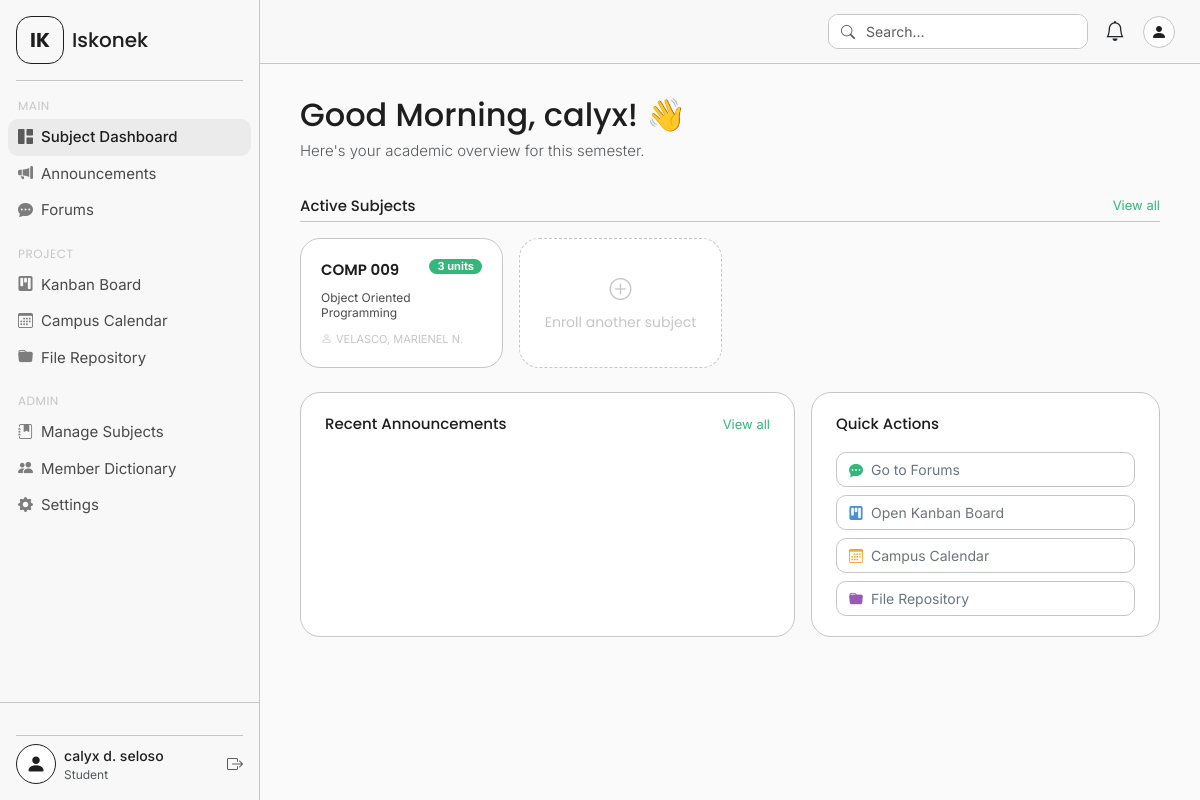
Screenshot of /dashboard.php (signed in) with the database file from the repository.
### tables this page shows
CREATE TABLE `subjects` (
  `id` int(11) NOT NULL,
  `code` varchar(20) NOT NULL,
  `name` varchar(160) NOT NULL,
  `instructor` varchar(120) DEFAULT NULL,
  `units` tinyint(4) DEFAULT 3,
  `enroll_key` varchar(40) NOT NULL,
  `color` varchar(10) DEFAULT '#33b77a',
  `semester` varchar(40) DEFAULT '2nd Sem, A.Y. 2024-25',
  `created_at` timestamp NOT NULL DEFAULT current_timestamp()
);

### dashboard.php (the view, shortened to what this page needs)
<?php
require_once 'includes/config.php';
$user_name = $_SESSION['full_name'] ?? 'Student';
$first_name = explode(' ', $user_name)[0];
$hour = (int) date('H');
$greeting = $hour < 12 ? 'Good Morning' : ($hour < 17 ? 'Good Afternoon' : 'Good Evening');
$user_id = $_SESSION['user_id'];
$subjects_query = $conn->prepare("
    SELECT s.* FROM subjects s
    JOIN enrollments e ON e.subject_id = s.id
    WHERE e.user_id = ?
    ORDER BY s.code
");
$subjects_query->bind_param("i", $user_id);
$subjects_query->execute();
$subjects = $subjects_query->get_result()->fetch_all(MYSQLI_ASSOC);
?>
<!DOCTYPE html>
<html lang="en">
<head>
  <link href="https://cdn.jsdelivr.net/npm/bootstrap@5.3.3/dist/css/bootstrap.min.css" rel="stylesheet">
  <link href="https://cdn.jsdelivr.net/npm/bootstrap-icons@1.11.3/font/bootstrap-icons.min.css" rel="stylesheet">
  <link href="assets/css/style.css" rel="stylesheet">
</head>
<body>
<div class="app-wrapper">
  <?php include 'includes/sidebar.php'; ?>
  <div class="main-content">
    <?php include 'includes/navbar.php'; ?>
    <div class="page-body">
      <div class="mb-4">
        <h2 class="hero-greeting mb-1"><?= $greeting ?>, <?= htmlspecialchars($first_name) ?>! 👋</h2>
        <p class="hero-sub text-muted">Here's your academic overview for this semester.</p>
      </div>
      <div class="d-flex align-items-center justify-content-between mb-1">
        <p class="section-header mb-0">Active Subjects</p>
        <a href="#" class="small text-decoration-none" style="color:var(--accent-green);font-size:13px;">View all</a>
      </div>
      <hr class="section-divider">
      <div class="row g-3 mb-2">
        <?php foreach ($subjects as $subj): ?>
        <div class="col-12 col-sm-6 col-lg-4 col-xl-3">
          <a href="subject.php?code=<?= urlencode($subj['code']) ?>"
             class="subject-card d-flex flex-column text-decoration-none"
             data-search="<?= htmlspecialchars($subj['code'] . ' ' . $subj['name'] . ' ' . $subj['instructor']) ?>">
            <div class="d-flex align-items-start justify-content-between mb-2">
              <p class="subject-code mb-0"><?= htmlspecialchars($subj['code']) ?></p>
              <span class="badge subject-badge text-white" style="background-color:<?= $subj['color'] ?>;"><?= $subj['units'] ?> units</span>
            </div>
            <p class="subject-name mb-auto"><?= htmlspecialchars($subj['name']) ?></p>
            <p class="subject-instructor mb-0 mt-2">
              <i class="bi bi-person me-1"></i><?= htmlspecialchars($subj['instructor']) ?>
            </p>
          </a>
        </div>
        <?php endforeach; ?>
        <div class="col-12 col-sm-6 col-lg-4 col-xl-3">
          <a href="#" class="enroll-card" data-bs-toggle="modal" data-bs-target="#enrollModal">
            <i class="bi bi-plus-circle"></i>
            <span>Enroll another subject</span>
          </a>
        </div>
      </div>
      <div class="row g-3 mt-2">
        <div class="col-12 col-lg-7">
          <div class="stat-card h-100">
            <div class="d-flex align-items-center justify-content-between mb-3">
              <p class="section-header mb-0">Recent Announcements</p>
              <a href="announcements.php" class="small text-decoration-none" style="color:var(--accent-green);font-size:13px;">View all</a>
            </div>
          </div>
        </div>
        <div class="col-12 col-lg-5">
          <div class="stat-card h-100">
            <p class="section-header mb-3">Quick Actions</p>
            <div class="d-flex flex-column gap-2">
              <a href="forums.php" class="btn btn-outline-secondary text-start d-flex align-items-center gap-2" style="border-radius:10px;border-color:var(--border-color);font-size:14px;">
                <i class="bi bi-chat-dots-fill" style="color:var(--accent-green);"></i> Go to Forums
              </a>
              <a href="pages/kanban.php" class="btn btn-outline-secondary text-start d-flex align-items-center gap-2" style="border-radius:10px;border-color:var(--border-color);font-size:14px;">
                <i class="bi bi-kanban-fill" style="color:#4a90d9;"></i> Open Kanban Board
              </a>
              <a href="calendar.php" class="btn btn-outline-secondary text-start d-flex align-items-center gap-2" style="border-radius:10px;border-color:var(--border-color);font-size:14px;">
                <i class="bi bi-calendar3" style="color:#f5a623;"></i> Campus Calendar
              </a>
              <a href="files.php" class="btn btn-outline-secondary text-start d-flex align-items-center gap-2" style="border-radius:10px;border-color:var(--border-color);font-size:14px;">
                <i class="bi bi-folder-fill" style="color:#9b59b6;"></i> File Repository
              </a>
            </div>
          </div>
        </div>
      </div>
    </div>
  </div>
</div>
<div id="toastContainer" class="position-fixed bottom-0 end-0 p-3" style="z-index:9999;"></div>
</body>
</html>

### assets/css/style.css (style rules this page uses)
:root { --sidebar-width: 260px; --navbar-height: 64px; --bg-main: #fafafa; --bg-sidebar: #f7f8f7; --border-color: #c5c7c6; --hover-bg: #ebebeb; --text-primary: #1e1e1e; --text-secondary: rgba(30, 30, 30, 0.8); --text-muted: #c5c7c6; --accent-green: #33b77a; --accent-red: #d23c3c; --font-main: 'Inter', sans-serif; --font-heading: 'Poppins', sans-serif; }
* { box-sizing: border-box; }
body { font-family: var(--font-main); background-color: var(--bg-main); color: var(--text-primary); overflow-x: hidden; }
.app-wrapper { display: flex; min-height: 100vh; }
.main-content { margin-left: var(--sidebar-width); flex: 1; display: flex; flex-direction: column; min-height: 100vh; }
.page-body { padding: 32px 40px; flex: 1; }
.hero-greeting { font-family: var(--font-heading); font-size: 32px; font-weight: 500; color: var(--text-primary); line-height: 1.2; }
.hero-sub { font-size: 15px; font-weight: 300; color: var(--text-primary); margin-top: 6px; }
.stat-card { background: white; border: 1px solid var(--border-color); border-radius: 20px; padding: 20px 24px; transition: box-shadow 0.2s ease, transform 0.2s ease; }
.section-header { font-family: var(--font-heading); font-size: 15px; font-weight: 500; color: var(--text-primary); margin-bottom: 4px; }
.section-divider { border-color: var(--border-color); opacity: 1; margin-top: 4px; margin-bottom: 16px; }
.subject-card { background: white; border: 1px solid var(--border-color); border-radius: 20px; padding: 20px; height: 130px; transition: box-shadow 0.2s ease, transform 0.2s ease; cursor: pointer; }
.subject-card .subject-code { font-family: var(--font-heading); font-size: 15px; font-weight: 600; color: var(--text-primary); margin-bottom: 2px; }
.subject-card .subject-name { font-size: 12px; color: var(--text-secondary); line-height: 1.3; }
.subject-card .subject-badge { font-size: 11px; padding: 2px 8px; border-radius: 20px; }
.subject-card .subject-instructor { font-size: 11px; color: var(--text-muted); margin-top: auto; }
.enroll-card { background: white; border: 1px dashed var(--border-color); border-radius: 20px; height: 130px; display: flex; flex-direction: column; align-items: center; justify-content: center; gap: 6px; cursor: pointer; transition: background-color 0.15s ease; text-decoration: none; color: var(--text-muted); }
.enroll-card i { font-size: 22px; }
.enroll-card span { font-family: var(--font-heading); font-size: 14px; }

### rows the page displays
subjects: code "COMP 009", units "3", name "Object Oriented Programming", instructor "VELASCO, MARIENEL N."

### other values shown
$_SESSION['full_name'] "calyx d. seloso"
$_SESSION['role'] "Student"
$first_name "calyx"
